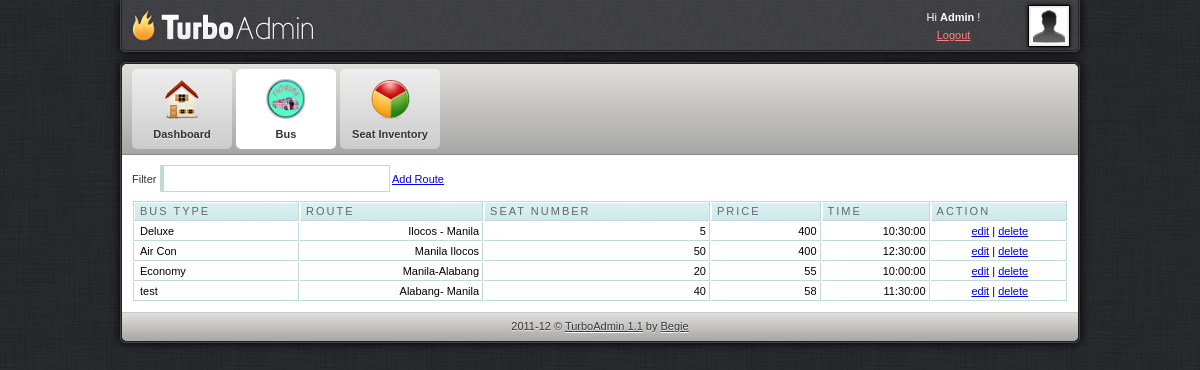
The page /admin/route.php (signed in) on the database its author committed.
### tables this page shows
CREATE TABLE `route` (
  `id` int(11) NOT NULL,
  `route` varchar(300) NOT NULL,
  `price` varchar(30) NOT NULL,
  `numseats` int(30) NOT NULL,
  `type` varchar(300) NOT NULL,
  `time` time NOT NULL
);

### admin/route.php (the view, shortened to what this page needs)
<html>
<head>
<link href="css/style.css" rel="stylesheet" type="text/css" />
<link rel="stylesheet" href="febe/style.css" type="text/css" media="screen" charset="utf-8">
<link href="src/facebox.css" media="screen" rel="stylesheet" type="text/css" />
</head>
<body>
	<div id="container">
		<div id="adminbar-outer" class="radius-bottom">
			<div id="adminbar" class="radius-bottom">
				<a id="logo" href="dashboard.php"></a>
				<div id="details">
					<a class="avatar" href="javascript: void(0)">
					<img width="36" height="36" alt="avatar" src="img/avatar.jpg">
					</a>
					<div class="tcenter">
					Hi
					<strong>Admin</strong>
					!
					<br>
					<a class="alightred" href="../index.php">Logout</a>
					</div>
				</div>
			</div>
		</div>
		<div id="panel-outer" class="radius" style="opacity: 1;">
			<div id="panel" class="radius">
				<ul class="radius-top clearfix" id="main-menu">
					<li>
						<a href="dashboard.php">
							<img alt="Dashboard" src="img/m-dashboard.png">
							<span>Dashboard</span>
						</a>
					</li>
					<li>
						<a class="active" href="route.php">
							<img alt="Statistics" src="img/m-custom.png">
							<span>Bus</span>
						</a>
					</li>
					<li>
						<a href="setinventory.php">
							<img alt="Statistics" src="img/m-statistics.png">
							<span>Seat Inventory</span>
						</a>
					</li>
				</ul>
				<div id="content" class="clearfix">
					<label for="filter">Filter</label> <input type="text" name="filter" value="" id="filter" />
					<a rel="facebox" href="addroute.php">Add Route</a>
					<table cellpadding="1" cellspacing="1" id="resultTable">
						<thead>
							<tr>
								<th  style="border-left: 1px solid #C1DAD7"> Bus Type </th>
								<th> Route </th>
								<th> Seat Number </th>
								<th> Price </th>
								<th> Time </th>
								<th> Action </th>
							</tr>
						</thead>
						<tbody>
						<?php
							include('../db.php');
							$result = mysqli_query($conn,"SELECT * FROM route");
							while($row = mysqli_fetch_array($result))
								{
									echo '<tr class="record">';
									echo '<td style="border-left: 1px solid #C1DAD7;">'.$row['type'].'</td>';
									echo '<td><div align="right">'.$row['route'].'</div></td>';
									echo '<td><div align="right">'.$row['numseats'].'</div></td>';
									echo '<td><div align="right">'.$row['price'].'</div></td>';
									echo '<td><div align="right">'.$row['time'].'</div></td>';
									echo '<td><div align="center"><a rel="facebox" href="editrutedetails.php?id='.$row['id'].'">edit</a> | <a href="#" id="'.$row['id'].'" class="delbutton" title="Click To Delete">delete</a></div></td>';
									echo '</tr>';
								}
							?>
						</tbody>
					</table>
				</div>
				<div id="footer" class="radius-bottom">
					2011-12 ©
					<a class="afooter-link" href="">TurboAdmin 1.1</a>
					by
					<a class="afooter-link" href="">Begie</a>
				</div>
			</div>
		</div>
	</div>
</body>
</html>

### admin/css/style.css (style rules this page uses)
html, body { background: url("../img/bg.jpg") repeat scroll 0 0 #333333; color: #333333; font-family: Arial,Helvetica,sans-serif; font-size: 11px; line-height: 1.6; margin:0; }
#container { margin: 0 auto; width: 960px; }
#login-container-outer, #container #adminbar-outer, #container #panel-outer { border: 1px solid #444444; box-shadow: 0 0 10px #000000; }
#container #adminbar-outer { background: none repeat scroll 0 0 #403F44; border-top: medium none; margin: 0 0 10px; }
.radius-bottom { border-bottom-left-radius: 5px; border-bottom-right-radius: 5px; }
#login-container, #container #adminbar, #container #panel { border: 1px solid #222222; }
#container #adminbar { background: url("../img/alter-bg.jpg") repeat scroll left top transparent; border-top: medium none; height: 50px; }
.clearfix { clear:both; }
#container #adminbar a#logo { background: url("../img/logo.png") no-repeat scroll left top transparent; display: block; float: left; height: 50px; width: 200px; }
#container #adminbar #details { color: #FFFFFF; float: right; height: 34px; line-height: 18px; padding: 8px; width: 184px; }
#container #adminbar #details a.avatar { background-color: #EEEEEE; border: 1px solid #000000; box-shadow: 0 0 4px #000000; display: block; float: right; height: 36px; margin: -3px 0 0 7px; padding: 2px; width: 36px; }
.tcenter { text-align: center; }
a.alightred { color: #FF8181; }
.radius { border-radius: 5px 5px 5px 5px; }
#container #panel ul#main-menu, #container #panel #footer, #login-extra { background-color: #D5D5D5; background-image: linear-gradient(#E0DFDB, #A6A6A6); }
ul#main-menu { border-bottom: 1px solid #888888; list-style: none outside none; margin: 0; padding: 0 10px; }
.radius-top { border-top-left-radius: 5px; border-top-right-radius: 5px; }
ul#main-menu li { float: left; margin: 5px 4px 5px 0; }
ul#main-menu li a.active { background: none repeat scroll 0 0 #FFFFFF; text-shadow: 0 1px 1px #FFFFFF; }
ul#main-menu li a { background: linear-gradient(#EEEEEE, #CCCCCC) repeat scroll 0 0 #EEEEEE; border-radius: 5px 5px 5px 5px; color: #333333; display: block; font-weight: bold; height: 80px; line-height: 1px; position: relative; text-align: center; text-shadow: 0 1px 1px #EEEEEE; width: 100px; text-decoration:none; }
ul#main-menu li a img { height: 40px; padding: 10px 15px 5px; width: 40px; }
ul#main-menu li a span { display: block; line-height: 20px; padding: 0 0 5px; }
#container #content { padding: 10px; background-color:#ffffff; }
#container #footer { border-top: 1px solid #CCCCCC; color: #333333; margin: 0; padding: 5px; text-align: center; text-shadow: 0 1px 1px #EEEEEE; }
a.afooter-link { color: #333333; text-shadow: 0 1px 1px #FFFFFF; }

### admin/febe/style.css (style rules this page uses)
#resultTable { background-color: white; margin-top: 8px; width: 100%; color:#000000; }
#resultTable th.sortable { background: url("bg_header.jpg") no-repeat scroll 0 0 #CAE8EA; border-bottom: 1px solid #C1DAD7; border-right: 1px solid #C1DAD7; border-top: 1px solid #C1DAD7; color: #4F6B72; font: normal 11px "Trebuchet MS",Verdana,Arial,Helvetica,sans-serif; letter-spacing: 2px; padding: 3px 3px 3px 6px; text-align: left; text-transform: uppercase; color: #666; cursor: pointer; text-decoration: none; }
#resultTable th { background: url("bg_header.jpg") no-repeat scroll 0 0 #CAE8EA; border-bottom: 1px solid #C1DAD7; border-right: 1px solid #C1DAD7; border-top: 1px solid #C1DAD7; color: #4F6B72; font: normal 11px "Trebuchet MS",Verdana,Arial,Helvetica,sans-serif; letter-spacing: 2px; padding: 3px 3px 3px 6px; text-align: left; text-transform: uppercase; color: #666; cursor: pointer; text-decoration: none; }
#resultTable td { border-bottom: 1px solid #C1DAD7; border-right: 1px solid #C1DAD7; padding: 3px 3px 3px 6px; font: normal 11px "Trebuchet MS",Verdana,Arial,Helvetica,sans-serif; }
#resultTable td.odd { font: normal 11px "Trebuchet MS",Verdana,Arial,Helvetica,sans-serif; }
#filter { width: 230px; border: 1px solid #C1DAD7; border-left: 4px solid #C1DAD7; padding:5px; background-image:url('../images/filter.gif'); background-repeat:no-repeat; background-position: 3px 5px; padding-left:20px; }
.clearfix { clear:both; }

### rows shown on the page
route: type "Deluxe", route "Ilocos - Manila", numseats "5", price "400", time "10:30:00"
route: type "Air Con", route "Manila Ilocos", numseats "50", price "400", time "12:30:00"
route: type "Economy", route "Manila-Alabang", numseats "20", price "55", time "10:00:00"
route: type "test", route "Alabang- Manila", numseats "40", price "58", time "11:30:00"
